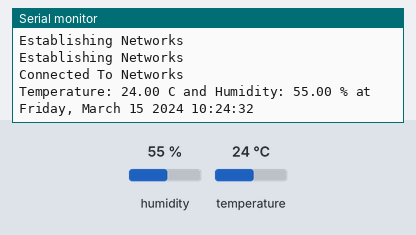
Simulated run of this program. Board: ESP32. Shown: the last lines printed to the serial monitor. Inputs (shaded band) come from the test bench; at power-on: humidity 55 %, temperature 24 °C. WiFi joins after 1.5 s; servers stay silent unless stated; the local clock reads 2024-03-15 10:24:30 at power-on unless the program sets it.

Above: at 3.2 s.
3.3 s: humidity set to 22 %
At 8.4 s:
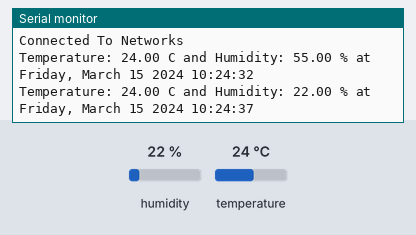
8.9 s: temperature set to 12 °C
At 12.4 s:
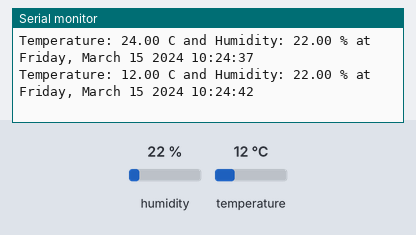
14.5 s: humidity set to 40 %
At 17.6 s:
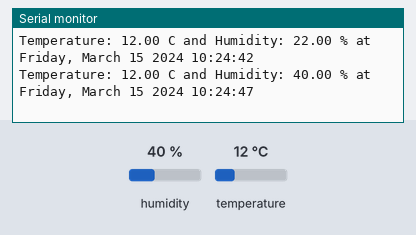
Timing chart, 0 to 19.1 s (numbered marks = the images above; inputs shaded):
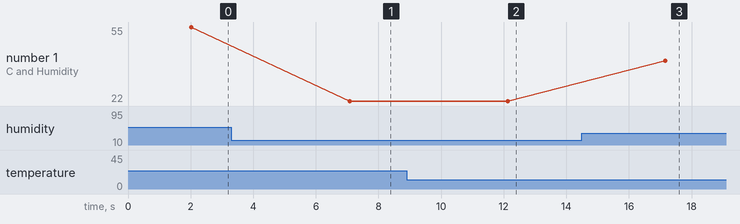

Measured:
- after the input at 3.3 s, the serial monitor: prints a new line after 3.8 s (image 1)
- after the input at 8.9 s, the serial monitor: prints a new line after 3.2 s (image 2)
- after the input at 14.5 s, the serial monitor: prints a new line after 2.7 s (image 3)
- plotted number 1: 55 → 22 after the input at 3.3 s, 22 → 40 after the input at 14.5 s

The program:

main.cpp
```cpp
#include <Arduino.h>
#include <WiFi.h>
#include <Wire.h>
#include <SPI.h>
#include <DHT.h>
#include <time.h>

#define DHT_PIN 23
#define DHT_TYPE DHT11

typedef struct sensorData
{
  struct tm timeInfo;
  float temp = 0;
  float humid = 0;
} sensorData;

const char *ssid = "TP-LINK 2";
const char *pwd = "asdf1234";
const char *ntpServer = "pool.ntp.org";
const long getOffSec = 25200;
const int dayLightOff = 0;
sensorData dht11Data;

DHT dht(DHT_PIN, DHT_TYPE);

String translateEncryption(wifi_auth_mode_t encryptionType);
void scanNetworks();
void connectToNetworks();
void updateDhtData();
void getLocalTime();

void setup()
{
  // put your setup code here, to run once:
  Serial.begin(9600);
  dht.begin();
  connectToNetworks();
  configTime(getOffSec, dayLightOff, ntpServer);
}

void loop()
{
  // put your main code here, to run repeatedly:
  getLocalTime();
  updateDhtData();
  Serial.print("Temperature: ");
  Serial.print(dht11Data.temp);
  Serial.print(" C and Humidity: ");
  Serial.print(dht11Data.humid);
  Serial.print(" % at ");
  Serial.println(&dht11Data.timeInfo, "%A, %B %d %Y %H:%M:%S");
  delay(5000);
}

void getLocalTime()
{
  if (!getLocalTime(&dht11Data.timeInfo))
  {
    Serial.println("Failed To Get Time");
    return;
  }
}

void updateDhtData()
{
  dht11Data.humid = dht.readHumidity();
  dht11Data.temp = dht.readTemperature();
}

void connectToNetworks()
{
  WiFi.begin(ssid, pwd);
  while (WiFi.status() != WL_CONNECTED)
  {
    delay(1000);
    Serial.println("Establishing Networks");
  }
  Serial.println("Connected To Networks");
}
```
